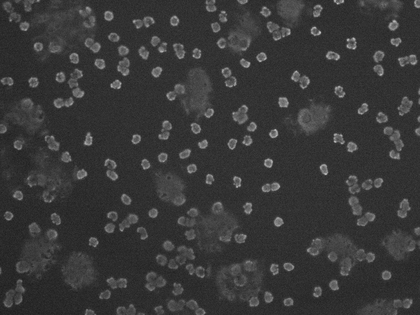
%> input picture superpixels/noise vs denoised segmentation/paper/s/noise-s.tif, 420 x 315 px, shrunk from 1388 x 1040 before the run; the run also reads 1 picture not shown here
$ octave demo_slic_nlmss_poiss.m   (GNU Octave 9; MATLAB toolbox functions it lacks are replaced by stand-ins)
%> lines starting %> are read from the running program, lines starting %| are printed output that depends on the picture
### superpixels/slic/slic.m
% SLIC Simple Linear Iterative Clustering SuperPixels

function [l, C, d] = slic(im, k, m)

    nItr = 10;

    [rows, cols, chan] = size(im);
    if chan ~= 3
        error('Image must be colour');
    end

    % Convert image to L*a*b* colourspace.  This gives us a colourspace that is
    % nominally perceptually uniform. This allows us to use the euclidean
    % distance between colour coordinates to measure differences between
    % colours.  Note the image becomes double after conversion.  We may want to
    % go to signed shorts to save memory.
    im = rgb2lab(im/255);

    % Nominal spacing between grid elements assuming hexagonal grid
    S = sqrt(rows*cols / (k * sqrt(3)/2));

    % Get nodes per row allowing a half column margin at one end that alternates
    % from row to row
    nodeCols = round(cols/S - 0.5);
    % Given an integer number of nodes per row recompute S
    S = cols/(nodeCols + 0.5);

    % Get number of rows of nodes allowing 0.5 row margin top and bottom
    nodeRows = round(rows/(sqrt(3)/2*S));
    vSpacing = rows/nodeRows;

    % Recompute k
    k = nodeRows * nodeCols;

    % Allocate memory and initialise clusters, labels and distances.
    C = zeros(6,k);          % Cluster centre data  1:3 is mean Lab value,
                             % 4:5 is row, col of centre, 6 is No of pixels
    l = -ones(rows, cols);   % Pixel labels.
    d = inf(rows, cols);     % Pixel distances from cluster centres.

    % Initialise clusters on a hexagonal grid
    kk = 1;
    r = vSpacing/2;

    for ri = 1:nodeRows
        % Following code alternates the starting column for each row of grid
        % points to obtain a hexagonal pattern. Note S and vSpacing are kept
        % as doubles to prevent errors accumulating across the grid.
        if mod(ri,2), c = S/2; else c = S;  end

        for ci = 1:nodeCols
            cc = round(c); rr = round(r);
            C(1:5, kk) = [squeeze(im(rr,cc,:)); cc; rr];
            c = c+S;
            kk = kk+1;
        end

        r = r+vSpacing;
    end

    % Now perform the clustering.  10 iterations is suggested but I suspect n
    % could be as small as 2 or even 1
    S = round(S);  % We need S to be an integer from now on

    for n = 1:nItr
       for kk = 1:k  % for each cluster

           % Get subimage around cluster
           rmin = max(C(5,kk)-S, 1);   rmax = min(C(5,kk)+S, rows);
           cmin = max(C(4,kk)-S, 1);   cmax = min(C(4,kk)+S, cols);
           subim = im(rmin:rmax, cmin:cmax, :);
           assert(numel(subim) > 0)

           % Compute distances D between C(:,kk) and subimage
           D = dist(C(:, kk), subim, rmin, cmin, S, m);

           % If any pixel distance from the cluster centre is less than its
           % previous value update its distance and label
           subd =  d(rmin:rmax, cmin:cmax);
           subl =  l(rmin:rmax, cmin:cmax);
           updateMask = D < subd;
           subd(updateMask) = D(updateMask);
           subl(updateMask) = kk;

           d(rmin:rmax, cmin:cmax) = subd;
           l(rmin:rmax, cmin:cmax) = subl;
       end

       % Update cluster centres with mean values
       C(:) = 0;
       for r = 1:rows
           for c = 1:cols
              tmp = [im(r,c,1); im(r,c,2); im(r,c,3); c; r; 1];
              C(:, l(r,c)) = C(:, l(r,c)) + tmp;
           end
       end

       % Divide by number of pixels in each superpixel to get mean values
       for kk = 1:k
           C(1:5,kk) = round(C(1:5,kk)/C(6,kk));
       end

       % Note the residual error, E, is not calculated because we are using a
       % fixed number of iterations
    end

end

% [20 lines left out: function dist, not called in this run]

### superpixels/slic/rgb2lab.m
% RGB2LAB - RGB to L*a*b* colour space
%
% Usage: Lab = rgb2lab(im, wp)
%
% Arguments:  im - RGB image or Nx3 colourmap for conversion
%             wp - Optional string specifying the adapted white point.
%                  This defaults to 'D65'.
%
% Returns:   Lab - The converted image or colourmap.
%
% This function wraps up calls to MAKECFORM and APPLYCFORM in a convenient
% form.  Note that if the image is of type uint8 this function casts it to
% double and divides by 255 so that RGB values are in the range 0-1 and the
% transformed image can have the proper negative values for a and b.
%
% See also: LAB2RGB, RGB2NRGB, RGB2CMYK

% Peter Kovesi
% Centre for Exploration Targeting
% The University of Western Australia
% peter.kovesi at uwa edu au

% PK May 2009

function Lab = rgb2lab(im, wp)

    if ~exist('wp', 'var'), wp = 'D65'; end

    cform = makecform('srgb2lab',...
                      'adaptedwhitepoint', whitepoint(wp));
    if strcmp(class(im),'uint8')
        im = double(im)/255;
    end
    Lab = applycform(im, cform);

### superpixels/noise vs denoised segmentation/paper/slic/nlms-sc/demo_slic_nlmss_poiss.m
clear all;
close all;

%% Image path
im_noisy = 'noise-s.tif';
im_denoised = 'denoised-s.tif';
im_labels = 'labels-s.tif';
S = 200;

%% Read image data
disp('Reading image ...');
I = double(imread(im_noisy));
%> I: size 315x420 double; min 30, max 191, mean 56.5; mean of the top-left, top-right, bottom-left and bottom-right quarters 57.4, 58.9, 53.6, 55.9
I = I(1:S,1:S);
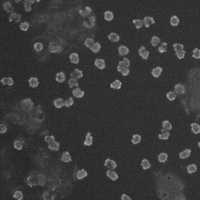
%> I: size 200x200 double; min 32, max 178, mean 57
J = zeros(size(I,1),size(I,2),3);
J(:,:,1) = I;
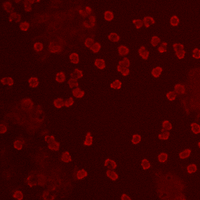
%> J: size 200x200x3 double; mean R, G, B 57, 0, 0
J(:,:,2) = I;
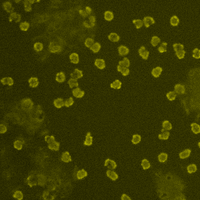
%> J: size 200x200x3 double; mean R, G, B 57, 57, 0
J(:,:,3) = I;
I = double(imread(im_denoised));
%> I: size 315x420 double; min 37, max 185, mean 57.3; mean of the top-left, top-right, bottom-left and bottom-right quarters 58.3, 59.9, 54.4, 56.8
I = I(1:S,1:S);
%> I: size 200x200 double
K = zeros(size(I,1),size(I,2),3);
K(:,:,1) = I;
K(:,:,2) = I;
K(:,:,3) = I;

%% Read groundtruth image data
L = double(imread(im_labels));
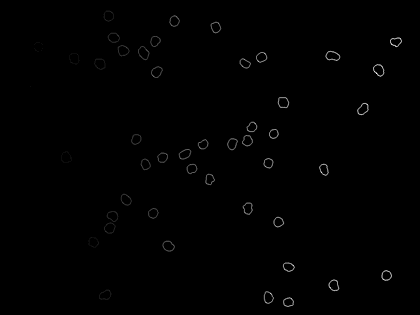
%> input picture superpixels/noise vs denoised segmentation/paper/s/labels-s.tif, 420 x 315 px, shrunk from 1388 x 1040 before the run
%> L: size 315x420 double; min 0, max 21, mean 0.1; mean of the top-left, top-right, bottom-left and bottom-right quarters 0.1, 0.1, 0, 0.1
L = L(1:S,1:S);
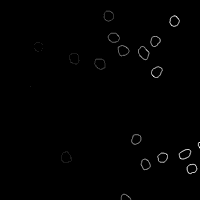
%> L: size 200x200 double; min 0, max 10, mean 0.061; drawn with min black and max white
L = bwlabel(L);
%> L: size 200x200 double; 24 distinct labels, from 0 to 23

%% Segmentation parameters
nbSegments = 250;
m = 10;
colopt = 'median';

%% Construct superpixels on noisy image
disp('Computing superpixels on noisy image ...');
tic;
[noise_labels, ~, ~] = slic(J, nbSegments, m);
%> the run ends on the next line
